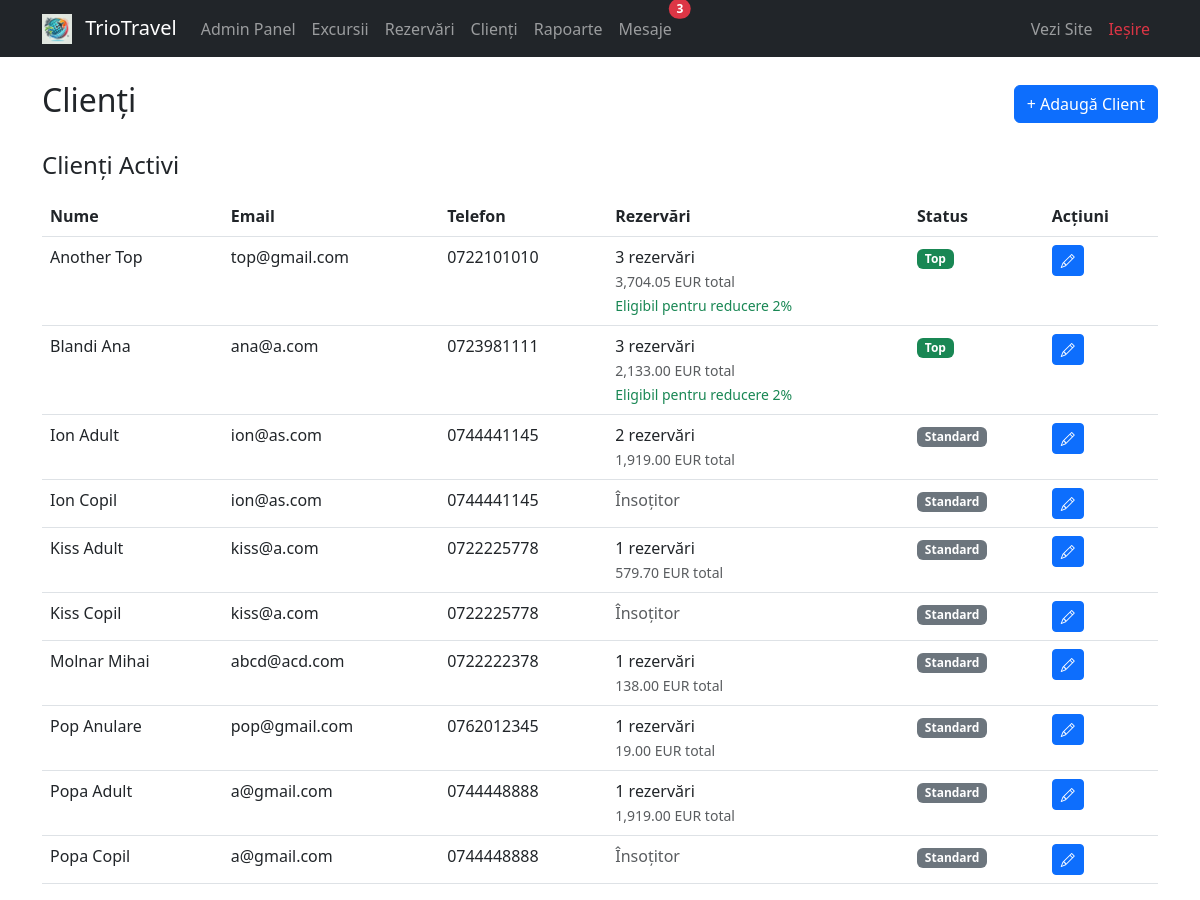
/admin/clienti.php (signed in), run on the app's committed database.
### tables this page shows
CREATE TABLE IF NOT EXISTS `clienti` (
  `id` int NOT NULL AUTO_INCREMENT,
  `prenume` varchar(50) NOT NULL,
  `nume` varchar(50) NOT NULL,
  `email` varchar(100) NOT NULL,
  `telefon` varchar(20) DEFAULT NULL,
  `numar_identitate` varchar(20) NOT NULL,
  `este_client_top` tinyint(1) DEFAULT '0',
  `creat_la` timestamp NULL DEFAULT CURRENT_TIMESTAMP,
  PRIMARY KEY (`id`),
  UNIQUE KEY `numar_identitate` (`numar_identitate`)
);

### admin/clienti.php (the view, shortened to what this page needs)
<?php
require_once '../conexiune.php';
$sql = "SELECT
    c.*,
    (SELECT COUNT(DISTINCT r.id)
     FROM rezervari r
     JOIN participanti p ON r.id = p.rezervare_id
     WHERE p.numar_identitate = c.numar_identitate
     AND p.id = (
         SELECT MIN(p2.id)
         FROM participanti p2
         WHERE p2.rezervare_id = r.id
     )
    ) as numar_rezervari,
    (SELECT COALESCE(SUM(ch.suma), 0)
     FROM chitante ch
     JOIN rezervari r2 ON ch.rezervare_id = r2.id
     JOIN participanti p ON r2.id = p.rezervare_id
     WHERE p.numar_identitate = c.numar_identitate
     AND p.id = (
         SELECT MIN(p2.id)
         FROM participanti p2
         WHERE p2.rezervare_id = r2.id
     )
     AND ch.tip_operatie = 'plata'
     AND r2.status_plata != 'anulata'
    ) as total_platit,
    NOT EXISTS (
        SELECT 1
        FROM participanti p
        WHERE p.numar_identitate = c.numar_identitate
        AND p.id = (
            SELECT MIN(p2.id)
            FROM participanti p2
            WHERE p2.rezervare_id = p.rezervare_id
        )
    ) as este_doar_participant,
    (SELECT COUNT(*) >= 3 OR
            (SELECT COALESCE(SUM(ch.suma), 0)
             FROM chitante ch
             JOIN rezervari r ON ch.rezervare_id = r.id
             JOIN participanti p ON r.id = p.rezervare_id
             WHERE p.numar_identitate = c.numar_identitate
             AND p.id = (
                 SELECT MIN(p2.id)
                 FROM participanti p2
                 WHERE p2.rezervare_id = r.id
             )
             AND ch.tip_operatie = 'plata'
             AND r.status_plata != 'anulata') >= 5000
     FROM rezervari r2
     WHERE r2.client_id = c.id
     AND r2.status_plata != 'anulata'
    ) as este_eligibil
FROM clienti c
ORDER BY c.nume, c.prenume";
$result = $conn->query($sql);
?>
<!DOCTYPE html>
<html lang="ro">
<head>
    <link href="https://cdn.jsdelivr.net/npm/bootstrap@5.3.0/dist/css/bootstrap.min.css" rel="stylesheet">
    <link href="https://cdn.jsdelivr.net/npm/bootstrap-icons@1.7.2/font/bootstrap-icons.css" rel="stylesheet">
</head>
<body>
    <?php require 'navbar.php'; ?>
    <div class="container mt-4">
        <div class="d-flex justify-content-between align-items-center mb-4">
            <h2>Clienți</h2>
            <a href="adauga_client.php" class="btn btn-primary">+ Adaugă Client</a>
        </div>
        <h4 class="mb-3">Clienți Activi</h4>
        <table class="table">
            <thead>
                <tr>
                    <th>Nume</th>
                    <th>Email</th>
                    <th>Telefon</th>
                    <th>Rezervări</th>
                    <th>Status</th>
                    <th>Acțiuni</th>
                </tr>
            </thead>
            <tbody>
                <?php while ($client = $result->fetch_assoc()): ?>
                    <tr>
                        <td><?php echo htmlspecialchars($client['nume'] . ' ' . $client['prenume']); ?></td>
                        <td><?php echo htmlspecialchars($client['email']); ?></td>
                        <td><?php echo htmlspecialchars($client['telefon']); ?></td>
                        <td>
                            <?php if ($client['numar_rezervari'] > 0): ?>
                                <?php echo $client['numar_rezervari']; ?> rezervări
                                <br>
                                <small class="text-muted"><?php echo number_format($client['total_platit'], 2); ?> EUR total</small>
                                <?php if ($client['este_eligibil']): ?>
                                    <br>
                                    <small class="text-success">Eligibil pentru reducere 2%</small>
                                <?php endif; ?>
                            <?php else: ?>
                                <span class="text-muted">Însoțitor</span>
                            <?php endif; ?>
                        </td>
                        <td>
                            <span class="badge bg-<?php echo $client['este_client_top'] ? 'success' : 'secondary'; ?>">
                                <?php echo $client['este_client_top'] ? 'Top' : 'Standard'; ?>
                            </span>
                        </td>
                        <td>
                            <a href="edit_client.php?id=<?php echo $client['id']; ?>" class="btn btn-sm btn-primary">
                                <i class="bi bi-pencil"></i>
                            </a>
                        </td>
                    </tr>
                <?php endwhile; ?>
            </tbody>
        </table>
    </div>
</body>
</html>

### data on the page
clienti: nume+prenume "Another Top", email "top@gmail.com", telefon "0722101010", numar_rezervari "3", total_platit "3,704.05", shows "Eligibil pentru reducere 2%", este_client_top "Top"
clienti: nume+prenume "Blandi Ana", email "ana@a.com", telefon "0723981111", numar_rezervari "3", total_platit "2,133.00", shows "Eligibil pentru reducere 2%", este_client_top "Top"
clienti: nume+prenume "Ion Adult", email "ion@as.com", telefon "0744441145", numar_rezervari "2", total_platit "1,919.00", este_client_top "Standard"
clienti: nume+prenume "Ion Copil", email "ion@as.com", telefon "0744441145", shows "Însoțitor", este_client_top "Standard"
clienti: nume+prenume "Kiss Adult", email "kiss@a.com", telefon "0722225778", numar_rezervari "1", total_platit "579.70", este_client_top "Standard"
clienti: nume+prenume "Kiss Copil", email "kiss@a.com", telefon "0722225778", shows "Însoțitor", este_client_top "Standard"
clienti: nume+prenume "Molnar Mihai", email "abcd@acd.com", telefon "0722222378", numar_rezervari "1", total_platit "138.00", este_client_top "Standard"
clienti: nume+prenume "Pop Anulare", email "pop@gmail.com", telefon "0762012345", numar_rezervari "1", total_platit "19.00", este_client_top "Standard"
clienti: nume+prenume "Popa Adult", email "a@gmail.com", telefon "0744448888", numar_rezervari "1", total_platit "1,919.00", este_client_top "Standard"
clienti: nume+prenume "Popa Copil", email "a@gmail.com", telefon "0744448888", shows "Însoțitor", este_client_top "Standard"

### other printed values
$mesaje_necitite "3"
